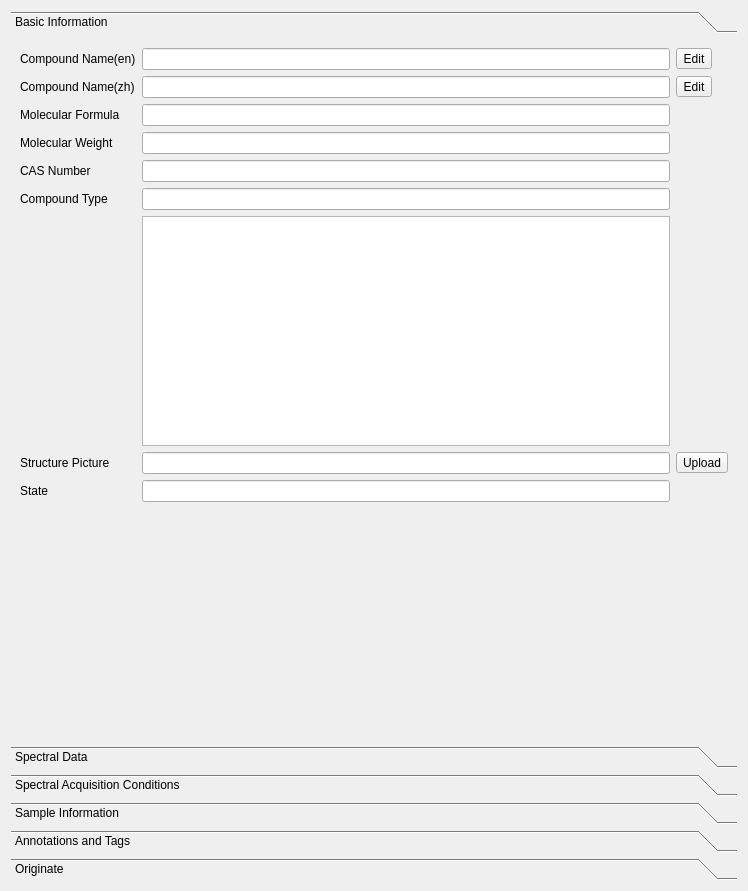
<?xml version="1.0" encoding="UTF-8"?>
<ui version="4.0">
 <class>EditInfo</class>
 <widget class="QWidget" name="EditInfo">
  <property name="geometry">
   <rect>
    <x>0</x>
    <y>0</y>
    <width>748</width>
    <height>891</height>
   </rect>
  </property>
  <property name="windowTitle">
   <string>EditInfo</string>
  </property>
  <layout class="QGridLayout" name="gridLayout">
   <item row="0" column="0">
    <widget class="QToolBox" name="toolBox">
     <property name="currentIndex">
      <number>0</number>
     </property>
     <widget class="QWidget" name="pageBasicInformation">
      <property name="geometry">
       <rect>
        <x>0</x>
        <y>0</y>
        <width>730</width>
        <height>693</height>
       </rect>
      </property>
      <attribute name="label">
       <string>Basic Information</string>
      </attribute>
      <layout class="QGridLayout" name="gridLayout_3">
       <item row="1" column="2">
        <widget class="QToolButton" name="tBtnName_zh_Edit">
         <property name="text">
          <string>Edit</string>
         </property>
        </widget>
       </item>
       <item row="5" column="1">
        <widget class="QLineEdit" name="lineEditCompoundType"/>
       </item>
       <item row="9" column="1">
        <spacer name="verticalSpacer">
         <property name="orientation">
          <enum>Qt::Orientation::Vertical</enum>
         </property>
         <property name="sizeHint" stdset="0">
          <size>
           <width>20</width>
           <height>40</height>
          </size>
         </property>
        </spacer>
       </item>
       <item row="1" column="1">
        <widget class="QLineEdit" name="lineEditCompoundName_zh"/>
       </item>
       <item row="0" column="1">
        <widget class="QLineEdit" name="lineEditCompoundName_en"/>
       </item>
       <item row="7" column="0">
        <widget class="QLabel" name="labelStructurePicture">
         <property name="text">
          <string>Structure Picture</string>
         </property>
        </widget>
       </item>
       <item row="4" column="0">
        <widget class="QLabel" name="labelCASNumber">
         <property name="text">
          <string>CAS Number</string>
         </property>
        </widget>
       </item>
       <item row="2" column="0">
        <widget class="QLabel" name="labelMolecularFormula">
         <property name="text">
          <string>Molecular Formula</string>
         </property>
        </widget>
       </item>
       <item row="8" column="0">
        <widget class="QLabel" name="labelState">
         <property name="text">
          <string>State</string>
         </property>
        </widget>
       </item>
       <item row="3" column="0">
        <widget class="QLabel" name="labelMolecularWeight">
         <property name="text">
          <string>Molecular Weight</string>
         </property>
        </widget>
       </item>
       <item row="1" column="0">
        <widget class="QLabel" name="labelCompoundName_zh">
         <property name="text">
          <string>Compound Name(zh)</string>
         </property>
        </widget>
       </item>
       <item row="3" column="1">
        <widget class="QLineEdit" name="lineEditMolecularWeight"/>
       </item>
       <item row="2" column="1">
        <widget class="QLineEdit" name="lineEditMolecularFormula"/>
       </item>
       <item row="0" column="0">
        <widget class="QLabel" name="labelCompoundName_en">
         <property name="text">
          <string>Compound Name(en)</string>
         </property>
        </widget>
       </item>
       <item row="7" column="1">
        <widget class="QLineEdit" name="lineEditStructurePicturePath"/>
       </item>
       <item row="5" column="0">
        <widget class="QLabel" name="labelCompoundType">
         <property name="text">
          <string>Compound Type</string>
         </property>
        </widget>
       </item>
       <item row="8" column="1">
        <widget class="QLineEdit" name="lineEditState"/>
       </item>
       <item row="4" column="1">
        <widget class="QLineEdit" name="lineEditCASNumber"/>
       </item>
       <item row="0" column="2">
        <widget class="QToolButton" name="tBtnName_en_Edit">
         <property name="text">
          <string>Edit</string>
         </property>
        </widget>
       </item>
       <item row="7" column="2">
        <widget class="QToolButton" name="tBtnUploadStructure">
         <property name="text">
          <string>Upload</string>
         </property>
        </widget>
       </item>
       <item row="6" column="1">
        <widget class="QGraphicsView" name="graphicsViewStructure"/>
       </item>
      </layout>
     </widget>
     <widget class="QWidget" name="pageSpectralData">
      <property name="geometry">
       <rect>
        <x>0</x>
        <y>0</y>
        <width>730</width>
        <height>693</height>
       </rect>
      </property>
      <attribute name="label">
       <string>Spectral Data</string>
      </attribute>
      <layout class="QGridLayout" name="gridLayout_2">
       <item row="1" column="0" colspan="4">
        <layout class="QGridLayout" name="gLayPoint">
         <item row="0" column="0">
          <widget class="QToolButton" name="tBtnPointStart">
           <property name="text">
            <string>start</string>
           </property>
          </widget>
         </item>
         <item row="0" column="2">
          <widget class="QToolButton" name="tBtnPoint2000">
           <property name="text">
            <string>2000</string>
           </property>
          </widget>
         </item>
         <item row="0" column="3">
          <widget class="QToolButton" name="tBtnPoint0">
           <property name="text">
            <string>0</string>
           </property>
          </widget>
         </item>
         <item row="0" column="1">
          <widget class="QToolButton" name="tBtnPoint4000">
           <property name="text">
            <string>4000</string>
           </property>
          </widget>
         </item>
         <item row="1" column="0">
          <widget class="QLabel" name="labelPointStart">
           <property name="text">
            <string/>
           </property>
           <property name="alignment">
            <set>Qt::AlignmentFlag::AlignCenter</set>
           </property>
          </widget>
         </item>
         <item row="1" column="1">
          <widget class="QLabel" name="labelPoint4000">
           <property name="text">
            <string/>
           </property>
           <property name="alignment">
            <set>Qt::AlignmentFlag::AlignCenter</set>
           </property>
          </widget>
         </item>
         <item row="1" column="2">
          <widget class="QLabel" name="labelPoint2000">
           <property name="text">
            <string/>
           </property>
           <property name="alignment">
            <set>Qt::AlignmentFlag::AlignCenter</set>
           </property>
          </widget>
         </item>
         <item row="1" column="3">
          <widget class="QLabel" name="labelPoint0">
           <property name="text">
            <string/>
           </property>
           <property name="alignment">
            <set>Qt::AlignmentFlag::AlignCenter</set>
           </property>
          </widget>
         </item>
        </layout>
       </item>
       <item row="5" column="1" colspan="2">
        <widget class="QLineEdit" name="lineEditPlotPath"/>
       </item>
       <item row="4" column="3">
        <widget class="QToolButton" name="tBtnEditPeakAssistance">
         <property name="sizePolicy">
          <sizepolicy hsizetype="Preferred" vsizetype="Fixed">
           <horstretch>0</horstretch>
           <verstretch>0</verstretch>
          </sizepolicy>
         </property>
         <property name="text">
          <string>Edit</string>
         </property>
        </widget>
       </item>
       <item row="5" column="0">
        <widget class="QLabel" name="labelPlotPath">
         <property name="text">
          <string>Plot Path</string>
         </property>
        </widget>
       </item>
       <item row="3" column="0">
        <widget class="QLabel" name="labelPeak">
         <property name="text">
          <string>Peak(Main)</string>
         </property>
        </widget>
       </item>
       <item row="4" column="0">
        <widget class="QLabel" name="label">
         <property name="text">
          <string>Peak(Assistance)</string>
         </property>
        </widget>
       </item>
       <item row="5" column="3">
        <widget class="QToolButton" name="tBtnUploadSpectral">
         <property name="sizePolicy">
          <sizepolicy hsizetype="Preferred" vsizetype="Fixed">
           <horstretch>0</horstretch>
           <verstretch>0</verstretch>
          </sizepolicy>
         </property>
         <property name="text">
          <string>Upload</string>
         </property>
        </widget>
       </item>
       <item row="0" column="0" colspan="4">
        <layout class="QHBoxLayout" name="horizontalLayout">
         <item>
          <spacer name="horizontalSpacer">
           <property name="orientation">
            <enum>Qt::Orientation::Horizontal</enum>
           </property>
           <property name="sizeHint" stdset="0">
            <size>
             <width>40</width>
             <height>20</height>
            </size>
           </property>
          </spacer>
         </item>
         <item>
          <widget class="QToolButton" name="tBtnRedoCrop">
           <property name="text">
            <string>redo crop</string>
           </property>
          </widget>
         </item>
         <item>
          <widget class="QToolButton" name="tBtnFittingCurve">
           <property name="text">
            <string>fitting curve</string>
           </property>
          </widget>
         </item>
         <item>
          <widget class="QToolButton" name="tBtnFindPeak">
           <property name="text">
            <string>find peak</string>
           </property>
          </widget>
         </item>
        </layout>
       </item>
       <item row="2" column="0" colspan="4">
        <widget class="QGraphicsView" name="graphicsViewSpectral"/>
       </item>
       <item row="3" column="1" colspan="2">
        <widget class="QLineEdit" name="lineEditPeakMain"/>
       </item>
       <item row="3" column="3">
        <widget class="QToolButton" name="tBtnEditPeakMain">
         <property name="sizePolicy">
          <sizepolicy hsizetype="Preferred" vsizetype="Fixed">
           <horstretch>0</horstretch>
           <verstretch>0</verstretch>
          </sizepolicy>
         </property>
         <property name="text">
          <string>Edit</string>
         </property>
        </widget>
       </item>
       <item row="4" column="1" colspan="2">
        <widget class="QLineEdit" name="lineEditPeakAssistance"/>
       </item>
      </layout>
     </widget>
     <widget class="QWidget" name="pageSpectralAcquisitionConditions">
      <property name="geometry">
       <rect>
        <x>0</x>
        <y>0</y>
        <width>730</width>
        <height>693</height>
       </rect>
      </property>
      <attribute name="label">
       <string>Spectral Acquisition Conditions</string>
      </attribute>
      <layout class="QFormLayout" name="formLayout_2">
       <item row="0" column="0">
        <widget class="QLabel" name="labelInstrumentModel">
         <property name="text">
          <string>Instrument Model</string>
         </property>
        </widget>
       </item>
       <item row="0" column="1">
        <widget class="QLineEdit" name="lineEditInstrumentModel"/>
       </item>
       <item row="1" column="0">
        <widget class="QLabel" name="labelLaserWavelength">
         <property name="text">
          <string>Laser Wavelength</string>
         </property>
        </widget>
       </item>
       <item row="3" column="0">
        <widget class="QLabel" name="labelCalculusTimes">
         <property name="text">
          <string>Calculus Times</string>
         </property>
        </widget>
       </item>
       <item row="2" column="0">
        <widget class="QLabel" name="labelLaserPower">
         <property name="text">
          <string>Laser Power</string>
         </property>
        </widget>
       </item>
       <item row="1" column="1">
        <widget class="QLineEdit" name="lineEditLaserWavelength"/>
       </item>
       <item row="2" column="1">
        <widget class="QLineEdit" name="lineEditLaserPower"/>
       </item>
       <item row="3" column="1">
        <widget class="QLineEdit" name="lineEditCalculusTimes"/>
       </item>
       <item row="4" column="0">
        <widget class="QLabel" name="labelMeasuringEnvironment">
         <property name="text">
          <string>Measuring Environment</string>
         </property>
        </widget>
       </item>
       <item row="4" column="1">
        <widget class="QLineEdit" name="lineEditMeasuringEnvironment"/>
       </item>
       <item row="5" column="0">
        <widget class="QLabel" name="labelMeasuringTemperature">
         <property name="text">
          <string>Measuring Temperature</string>
         </property>
        </widget>
       </item>
       <item row="5" column="1">
        <widget class="QLineEdit" name="lineEditMeasuringTemperature"/>
       </item>
      </layout>
     </widget>
     <widget class="QWidget" name="pageSampleInformation">
      <property name="geometry">
       <rect>
        <x>0</x>
        <y>0</y>
        <width>730</width>
        <height>693</height>
       </rect>
      </property>
      <attribute name="label">
       <string>Sample Information</string>
      </attribute>
      <layout class="QFormLayout" name="formLayout_3">
       <item row="0" column="0">
        <widget class="QLabel" name="labelOrigin">
         <property name="text">
          <string>Origin</string>
         </property>
        </widget>
       </item>
       <item row="0" column="1">
        <widget class="QLineEdit" name="lineEditOrigin"/>
       </item>
       <item row="1" column="0">
        <widget class="QLabel" name="labelStorage">
         <property name="text">
          <string>Storage</string>
         </property>
        </widget>
       </item>
       <item row="1" column="1">
        <widget class="QLineEdit" name="lineEditStorage"/>
       </item>
       <item row="2" column="0">
        <widget class="QLabel" name="labelDerivativeState">
         <property name="text">
          <string>Derivative State</string>
         </property>
        </widget>
       </item>
       <item row="2" column="1">
        <widget class="QLineEdit" name="lineEditDerivativeState"/>
       </item>
      </layout>
     </widget>
     <widget class="QWidget" name="pageAnnotationsAndTags">
      <property name="geometry">
       <rect>
        <x>0</x>
        <y>0</y>
        <width>730</width>
        <height>693</height>
       </rect>
      </property>
      <attribute name="label">
       <string>Annotations and Tags</string>
      </attribute>
      <layout class="QFormLayout" name="formLayout_4">
       <item row="0" column="0">
        <widget class="QLabel" name="labelCategory">
         <property name="text">
          <string>Category</string>
         </property>
        </widget>
       </item>
       <item row="0" column="1">
        <widget class="QLineEdit" name="lineEditCategory"/>
       </item>
       <item row="1" column="0">
        <widget class="QLabel" name="labelApplicationArea">
         <property name="text">
          <string>Application Area</string>
         </property>
        </widget>
       </item>
       <item row="1" column="1">
        <widget class="QLineEdit" name="lineEditApplicationArea"/>
       </item>
       <item row="2" column="0">
        <widget class="QLabel" name="labelDataVersion">
         <property name="text">
          <string>Data Version</string>
         </property>
        </widget>
       </item>
       <item row="2" column="1">
        <widget class="QLineEdit" name="lineEditDataVersion"/>
       </item>
       <item row="3" column="0">
        <widget class="QLabel" name="labelLastModified">
         <property name="text">
          <string>Last Modified</string>
         </property>
        </widget>
       </item>
       <item row="3" column="1">
        <widget class="QLineEdit" name="lineEditLastModified"/>
       </item>
      </layout>
     </widget>
     <widget class="QWidget" name="pageOriginate">
      <property name="geometry">
       <rect>
        <x>0</x>
        <y>0</y>
        <width>730</width>
        <height>693</height>
       </rect>
      </property>
      <attribute name="label">
       <string>Originate</string>
      </attribute>
      <layout class="QGridLayout" name="gridLayout_4">
       <item row="0" column="0">
        <widget class="QLabel" name="labelSource">
         <property name="text">
          <string>Source</string>
         </property>
        </widget>
       </item>
       <item row="0" column="1">
        <widget class="QLineEdit" name="lineEditSource"/>
       </item>
       <item row="0" column="2">
        <widget class="QToolButton" name="tBtnSourceEdit">
         <property name="text">
          <string>Edit</string>
         </property>
        </widget>
       </item>
       <item row="1" column="1">
        <spacer name="verticalSpacer_2">
         <property name="orientation">
          <enum>Qt::Orientation::Vertical</enum>
         </property>
         <property name="sizeHint" stdset="0">
          <size>
           <width>20</width>
           <height>643</height>
          </size>
         </property>
        </spacer>
       </item>
      </layout>
     </widget>
    </widget>
   </item>
  </layout>
 </widget>
 <resources/>
 <connections/>
</ui>
